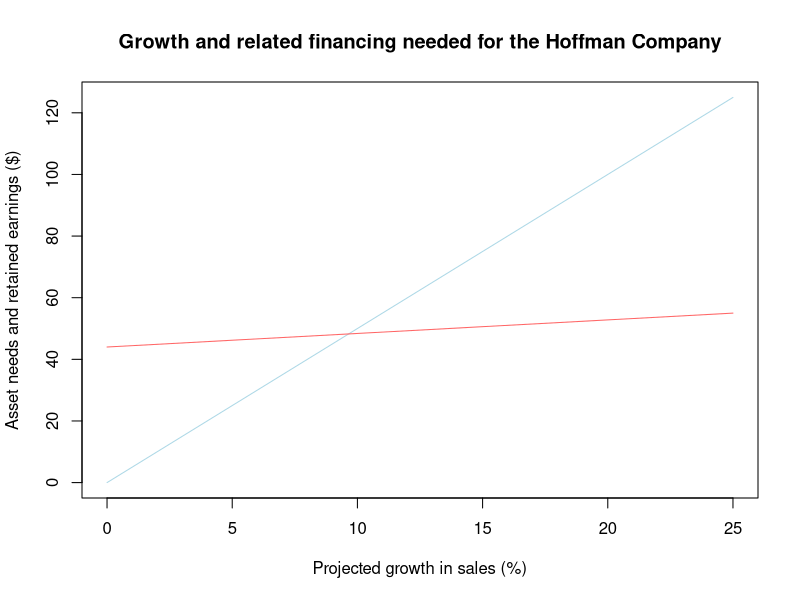

The R script that drew this image: (Note: this script raises an error after producing the figure.)
## ---- chunk 1
require(kableExtra)
require(dplyr)
knitr::opts_chunk$set(echo = TRUE)
options(scipen = 999)
pretty <- function(x) format(x, big.mark=",")
## ---- chunk 2
computerfield <- new.env()
computerfield$is <- matrix(c(1000, 800, 200), ncol=1)
rownames(computerfield$is) <- c("Sales", "Costs", "Net income")

knitr::kable(pretty(computerfield$is), align = "lr",
             caption="Computerfield corporation, income statement") %>%
    add_indent(c(3))
## ---- chunk 3
computerfield$bs <- matrix(c(500, 500, 250, 250, 500), ncol=1)
rownames(computerfield$bs) <- c("Assets", "Total Assets", "Debt", "Equity",
                                "Total Debt and Equity")

knitr::kable(pretty(computerfield$bs),
      align = "lr", caption="Computerfield Corporation balance sheet") %>%
    kable_styling(bootstrap_options="striped", full_width=F) %>%
    pack_rows("Assets", 1, 2, bold=T, background="#f2f2f2") %>%
    pack_rows("Debt and Equity", 3, 5, bold=T, background="#D3E4CD") %>%
    add_indent(c(2, 5))
## ---- chunk 4
computerfield$is.proforma <- computerfield$is
computerfield$is.proforma <- computerfield$is * 1.2
knitr::kable(pretty(computerfield$is.proforma), align="lr",
    caption="Computerfield corporation, pro forma income statement") %>%
  add_indent(c(3))
## ---- chunk 5
computerfield$bs.proforma <- computerfield$bs
computerfield$bs.proforma <- computerfield$bs * 1.2
rownames(computerfield$bs.proforma) <-
    c("Assets (+100)", "Total Assets (+100)", "Debt (+50)",
      "Equity (+50)", "Total Debt and Equity (+100)")
knitr::kable(computerfield$bs.proforma, align = "lr",
      caption="Computerfield Corporation pro forma balance sheet") %>%
    kable_styling(bootstrap_options="striped", full_width=F) %>%
    pack_rows("Assets", 1, 2, bold=T, background="#f2f2f2") %>%
    pack_rows("Debt and Equity", 3, 5, bold=T, background="#D3E4CD") %>%
    add_indent(c(2, 5))
## ---- chunk 6
computerfield$bs.proforma.alt <- computerfield$bs
computerfield$bs.proforma.alt <- matrix(c(600, 600, 110, 490, 600), ncol=1)
rownames(computerfield$bs.proforma.alt) <-
    c("Assets (+100)", "Total Assets (+100)", "Debt (-140)",
      "Equity (+240)", "Total Debt and Equity (+100)")
knitr::kable(pretty(computerfield$bs.proforma.alt), align = "lr",
      caption="Computerfield Corporation alternate pro forma balance sheet") %>%
    kable_styling(bootstrap_options="striped", full_width=F) %>%
    pack_rows("Assets", 1, 2, bold=T, background="#f2f2f2") %>%
    pack_rows("Debt and Equity", 3, 5, bold=T, background="#D3E4CD") %>%
    add_indent(c(2, 5))
## ---- chunk 7
rosengarten <- new.env()
rosengarten$growth.rate <- .25
rosengarten$is <- matrix(c(1000, 800, 200, 68, 132, 44, 88), ncol=1)
rownames(rosengarten$is) <- c("Sales", "Costs", "Taxable income", "Taxes (34%)",
                              "Net income", "Dividends",
                              "Addition to retained earnings")
knitr::kable(pretty(rosengarten$is),
      col.names=c("Item", "Amount ($)"), align="lr",
      caption="Rosengarten Corporation income statement") %>%
    kable_styling(bootstrap_options="striped", full_width=F) %>%
    add_indent(c(5))
## ---- chunk 8
rosengarten$is.proforma <- matrix(
    rosengarten$is[1:5,] * (1 + rosengarten$growth.rate), ncol=1)
rownames(rosengarten$is.proforma) <-
    c("Sales (projected)", "Costs", "Taxable income",
      "Taxes (34%)", "Net income")
knitr::kable(pretty(rosengarten$is.proforma), align = "lr",
     caption="Rosengarten Corporation pro forma income statement") %>%
   kable_styling(bootstrap_options="striped", full_width=F) %>%
   add_indent(c(5))
## ---- chunk 9
rosengarten$dividend.ratio <- .3333
## ---- chunk 10
rosengarten$bs <- matrix(c(160, 440, 600, 1200, 1800, 3000, 300, 100,
                           400, 800, 800, 1000, 1800, 3000), ncol=1)
rownames(rosengarten$bs) <- c("Cash", "Accounts receivable", "Inventory",
                              "Total current assets", "Net plant and equipment",
                              "Total assets", "Accounts payable",
                              "Notes payable", "Total current liabilities",
                              "Long-term debt",
                              "Common stock and paid-in surplus",
                              "Retained earnings", "Total equity",
                              "Total liabilities and owners' equity")
rosengarten$bs.pct.of.sales <- c(.16, .44, .60, 1.2, 1.8, 3, .3,
                                 NA, NA, NA, NA, NA, NA, NA)
rosengarten$bs <- cbind(rosengarten$bs, rosengarten$bs.pct.of.sales)

knitr::kable(pretty(rosengarten$bs),
     col.names=c("", "Amount ($)", "% of sales"), align="lrr",
     caption="Rosengarten Corporation balance sheet") %>%
   kable_styling(bootstrap_options="striped", full_width=F) %>%
   pack_rows("Current assets", 1, 4, bold=T, background="#f2f2f2") %>%
   pack_rows("Fixed assets", 5, 5, bold=T, background="#D3E4CD") %>%
   pack_rows("Current liabilities", 7, 9, bold=T, background="#FAD4D4") %>%
   pack_rows("Owners' equity", 11, 13, bold=T, background="#D9E4EC") %>%
   row_spec(5, extra_latex_after = "\\addlinespace") %>%
   row_spec(6, extra_latex_after = "\\addlinespace") %>%
   row_spec(13, extra_latex_after = "\\addlinespace") %>%
   add_indent(c(4, 9, 13))
## ---- chunk 11
tmp <- matrix(rosengarten$bs[,1], ncol=1)
rownames(tmp) <- rownames(rosengarten$bs)
rosengarten$bs.proforma <- tmp
rosengarten$bs.proforma[1:7] <- tmp * (1 + rosengarten$growth.rate)
rosengarten$bs.proforma["Total current liabilities",] <-
    rosengarten$bs.proforma["Accounts payable",] +
    rosengarten$bs.proforma["Notes payable",]
rosengarten$bs.proforma["Retained earnings",] <-
    tmp["Retained earnings",] +
    rosengarten$is.proforma["Net income",] * (1 - rosengarten$dividend.ratio)
rosengarten$bs.proforma["Total equity",] <-
    tmp["Total equity",] +
    rosengarten$is.proforma["Net income",] * (1 - rosengarten$dividend.ratio)
rosengarten$bs.proforma["Total liabilities and owners' equity",] <-
    rosengarten$bs.proforma["Total current liabilities",] +
    rosengarten$bs.proforma["Long-term debt",] +
    rosengarten$bs.proforma["Total equity",]
rosengarten$bs.proforma.efn <-
    rosengarten$bs.proforma["Total assets",] -
    rosengarten$bs.proforma["Total liabilities and owners' equity",]
rosengarten$bs.proforma.delta <- c(rosengarten$bs.proforma - rosengarten$bs[,1],
                                   rosengarten$bs.proforma.efn)
rosengarten$bs.proforma <- rbind(rosengarten$bs.proforma,
                                 rosengarten$bs.proforma.efn)
rosengarten$bs.proforma <- cbind(rosengarten$bs.proforma,
                                 rosengarten$bs.proforma.delta)
rownames(rosengarten$bs.proforma) <- c(rownames(rosengarten$bs),
                                       "External financing needed")
knitr::kable(pretty(round(rosengarten$bs.proforma)),
     col.names=c("Item", "Amount ($)", "Change from current year"), align="lrr",
     caption="Rosengarten Corporation pro forma balance sheet") %>%
   kable_styling(bootstrap_options="striped", full_width=F) %>%
   pack_rows("Current assets", 1, 4, bold=T, background="#f2f2f2") %>%
   pack_rows("Fixed assets", 5, 5, bold=T, background="#D3E4CD") %>%
   pack_rows("Current liabilities", 7, 9, bold=T, background="#FAD4D4") %>%
   pack_rows("Owners' equity", 11, 13, bold=T, background="#D9E4EC") %>%
   row_spec(5, extra_latex_after = "\\addlinespace") %>%
   row_spec(6, extra_latex_after = "\\addlinespace") %>%
   row_spec(13, extra_latex_after = "\\addlinespace") %>%
   add_indent(c(4, 9, 13))
## ---- chunk 12
tmp <- matrix(rosengarten$bs.proforma[-nrow(rosengarten$bs.proforma),1], ncol=1)
rownames(tmp) <- rownames(rosengarten$bs.proforma)[-15]
rosengarten$bs.scenario <- round(tmp)
rosengarten$bs.scenario["Notes payable",] <- 
    rosengarten$bs.scenario["Notes payable",] +
    225
rosengarten$bs.scenario["Total current liabilities",] <-
    rosengarten$bs.scenario["Total current liabilities",] +
    225
rosengarten$bs.scenario["Long-term debt",] <-
    rosengarten$bs.scenario["Long-term debt",] +
    340
rosengarten$bs.scenario["Total liabilities and owners' equity",] <-
    rosengarten$bs.scenario["Total current liabilities",] +
    rosengarten$bs.scenario["Long-term debt",] +
    rosengarten$bs.scenario["Total equity",]
rosengarten$bs.scenario.delta <-
    round(rosengarten$bs.scenario - rosengarten$bs[,1])
rosengarten$bs.scenario <- cbind(rosengarten$bs.scenario,
                                 rosengarten$bs.scenario.delta)
knitr::kable(pretty(rosengarten$bs.scenario),
     col.names=c("Item", "Amount ($)", "Change from current year"), align="lrr",
     caption="Rosengarten Corporation pro forma balance sheet") %>%
   kable_styling(bootstrap_options="striped", full_width=F) %>%
   pack_rows("Current assets", 1, 4, bold=T, background="#f2f2f2") %>%
   pack_rows("Fixed assets", 5, 5, bold=T, background="#D3E4CD") %>%
   pack_rows("Current liabilities", 7, 9, bold=T, background="#FAD4D4") %>%
   pack_rows("Owners' equity", 11, 13, bold=T, background="#D9E4EC") %>%
   row_spec(5, extra_latex_after = "\\addlinespace") %>%
   row_spec(6, extra_latex_after = "\\addlinespace") %>%
   row_spec(13, extra_latex_after = "\\addlinespace") %>%
   add_indent(c(4, 9, 13))
## ---- chunk 13
hoffman <- new.env()
hoffman$is <- matrix(c(500, 400, 100, 34, 66, 22, 44), ncol=1)
hoffman$is.accounts <- c("Sales", "Costs", "Taxable income", "Taxes (34%)",
                         "Net income", "Dividend",
                         "Additions to retained earnings")
rownames(hoffman$is) <- hoffman$is.accounts
knitr::kable(pretty(hoffman$is),
             caption="Hoffman Company income statement") %>%
    add_indent(c(6,7))

hoffman$bs <- data.frame(
  Category = c("Current assets", "Net fixed assets", "Total assets",
               "Total debt", "Owners' equity",
               "Total liabilities and owners' equity"),
  Amount = c(200, 300, 500, 250, 250, 500),
  pctSales = c(.4, .6, 1, NA, NA, NA)
)

knitr::kable(pretty(hoffman$bs),
     col.names=c("Item", "Amount ($)", "% of sales"), align="lrr",
     caption="Hoffman Corporation balance sheet") %>%
   kable_styling(bootstrap_options="striped", full_width=F) %>%
   pack_rows("Assets", 1, 3, bold=T, background="#f2f2f2") %>%
   pack_rows("Liabilities and Owners' Equity", 4, 6, bold=T,
             background="#D3E4CD") %>%
   row_spec(3, extra_latex_after = "\\addlinespace") %>%
   add_indent(c(3,6))
## ---- chunk 14
hoffman$is.proforma <- hoffman$is * 1.2
knitr::kable(pretty(hoffman$is),
             caption="Hoffman Company pro forma income statement")

hoffman$bs.proforma <- data.frame(
  Category = c(hoffman$bs$Category),
  #          Assets all vary with sales;    Total Debt unchanged
  Amount = c(hoffman$bs$Amount[1:3] * 1.2, hoffman$bs$Amount[4],
  #           Add addition to retained earnings to owners' equity
              hoffman$bs$Amount[5] + hoffman$is.proforma[7, 1],
  #           Do the same with total liabilities and owners' equity
              hoffman$bs$Amount[6] + hoffman$is.proforma[7, 1]),
  pctSales = hoffman$bs$pctSales
)
efn <- hoffman$bs.proforma[3,2] - hoffman$bs.proforma[6,2]
hoffman$bs.proforma <- rbind(hoffman$bs.proforma,
  c("External financing needed", efn, NA))

knitr::kable(pretty(hoffman$bs.proforma),
     col.names=c("Item", "Amount ($)", "% of sales"), align="lrr",
     caption="Hoffman Corporation pro forma balance sheet") %>%
   kable_styling(bootstrap_options="striped", full_width=F) %>%
   pack_rows("Assets", 1, 3, bold=T, background="#f2f2f2") %>%
   pack_rows("Liabilities and Owners' Equity", 4, 6, bold=T,
             background="#D3E4CD") %>%
   row_spec(c(3,6), extra_latex_after = "\\addlinespace") %>%
   add_indent(c(3,6))
## ---- chunk 15
efn <- new.env()
efn$sales.growth <- c(0, .05, .1, .15, .20, .25)
efn$assets.increase <- 500 * efn$sales.growth
efn$addition.retained.earnings <- 44 + (44 * efn$sales.growth)
efn$efn <- (500 + efn$assets.increase) - (500 + efn$addition.retained.earnings)
# We assume that all needed funds are borrowed
efn$de.ratio <- round((250 + efn$efn) /
                      (250 + efn$addition.retained.earnings),2)
efn$growth.table <- data.frame(
  Sales.Growth = efn$sales.growth,
  Assets.Increase = efn$assets.increase,
  Addition.Retained.Earnings = efn$addition.retained.earnings,
  External.Financing.Needed = efn$efn,
  DE.Ratio = efn$de.ratio
)
efn$gt.cols <- c("Projected Sales Growth", "Increase in Assets Required",
                 "Addition to Retained Earnings",
                 "External Financing Needed, EFN",
                 "Projected Debt-Equity Ratio")
knitr::kable(efn$growth.table, col.names=efn$gt.cols)
## ---- chunk 16
plot(efn$sales.growth*100, efn$assets.increase, type="l",
     xlab="Projected growth in sales (%)",
     ylab="Asset needs and retained earnings ($)",
     col="lightblue",
     main="Growth and related financing needed for the Hoffman Company")
lines(efn$sales.growth*100, efn$addition.retained.earnings,
      col="#FF6666")
## ---- chunk 17
ex3.4 <- new.env()

ex3.4$lowes <- c(48.8, 3.2, 2.0, 0.7, 1.6, 6.5, 33.7, 25, 1.3, 18.1)
ex3.4$home.depot <- c(68.0, 5.8, 3.3, 0.5, 1.6, 8.7, 40.1, 37, 1.6, 18.9)

ex3.4$rows <- c("Sales", "EBIT", "Net income", "Cash", "Depreciation",
                "Interest bearing debt", "Total assets", "Price per share",
                "Shares outstanding", "Shareholder equity")
ex3.4$col <- c("Lowe's Company, Inc.", "The Home Depot, Inc.")

ex3.4$tbl <- matrix(c(ex3.4$lowes, ex3.4$home.depot), ncol=2)
rownames(ex3.4$tbl) <- ex3.4$rows
colnames(ex3.4$tbl) <- ex3.4$col
knitr::kable(ex3.4$tbl, align="cc")

ex3.4$equity.multiplier <- round(ex3.4$tbl["Total assets",] /
    ex3.4$tbl["Shareholder equity",],1)
ex3.4$total.asset.turnover <- round(ex3.4$tbl["Sales",] /
    ex3.4$tbl["Total assets",],1)
ex3.4$profit.margin <- round(ex3.4$tbl["Net income",] /
    ex3.4$tbl["Sales",],3)
ex3.4$roe <- round(ex3.4$tbl["Net income",] /
    ex3.4$tbl["Shareholder equity",],3)
ex3.4$market.capitalization <- round(ex3.4$tbl["Price per share",] *
    ex3.4$tbl["Shares outstanding",],1)
ex3.4$enterprise.value <- round(ex3.4$market.capitalization +
    ex3.4$tbl["Interest bearing debt",] - ex3.4$tbl["Cash",],1)
ex3.4$eps <- round(ex3.4$tbl["Net income",] / 
    ex3.4$tbl["Shares outstanding",],2)
ex3.4$pe.multiple <- round(ex3.4$tbl["Price per share",] / ex3.4$eps,1)
ex3.4$ebitda <- round(ex3.4$tbl["EBIT",] + ex3.4$tbl["Depreciation",],1)
ex3.4$ev.multiple <- round(ex3.4$enterprise.value / ex3.4$ebitda,1)
## ---- chunk 18
ex3.5 <- new.env()
ex3.5$is.proforma <- matrix(c(606.8, 485.4, 121.4, 41.3, 80.1, 26.7, 53.4),
                            ncol=1)
ex3.5$is.rows <- c("Sales (Projected)", "Costs (80% of sales)",
                   "Taxable income", "Taxes (34%)", "Net income",
                   "Dividends", "Addition to retained earnings")
rownames(ex3.5$is.proforma) <- ex3.5$is.rows
knitr::kable(ex3.5$is.proforma,
    caption="Hoffman Company pro forma income statement") %>%
  add_indent(c(6,7))
## ---- chunk 19
ex3.5$bs.cols <- c("$", "% of sales")
ex3.5$bs.assets <- matrix(c(242.7, 364.1, 606.8, .4, .6, 1), ncol=2)
ex3.5$bs.assets.rows <- c("Current assets", "Net fixed assets", "Total assets")
rownames(ex3.5$bs.assets) <- ex3.5$bs.assets.rows
colnames(ex3.5$bs.assets) <- ex3.5$bs.cols
ex3.5$bs.lande <- matrix(c(250.0, 303.4, 553.4, 53.4, NA, NA, NA, NA), ncol=2)
ex3.5$bs.lande.rows <- c("Total debt", "Owners' equity",
  "Total liabilities and owners' equity", "External financing needed")
rownames(ex3.5$bs.lande) <- ex3.5$bs.lande.rows
colnames(ex3.5$bs.lande) <- ex3.5$bs.cols
ex3.5$bs.display <- list(ex3.5$bs.assets, ex3.5$bs.lande)
knitr::kable(ex3.5$bs.display,
    caption="Hoffman Company pro forma balance sheet", align="cc") %>%
  add_indent(c(3)) %>%
  kable_styling(latex_options = "HOLD_position")
## ---- chunk 20
p1 <- new.env()
p1$equity.multiplier <- 1.55
p1$total.asset.turnover <- 1.75
p1$profit.margin <- .043
p1$roe <- p1$profit.margin * p1$total.asset.turnover * p1$equity.multiplier
## ---- chunk 21
p2 <- new.env()
p2$de.ratio <- .8
p2$roa <- .097
p2$total.equity <- 735000
p2$equity.multiplier <- 1 + p2$de.ratio
p2$roe <- p2$roa * p2$equity.multiplier
p2$net.income <- p2$roe * p2$total.equity
## ---- chunk 22
p3 <- new.env()
p3$assets <- 1310
p3$de.ratio <- 1.2
p3$roe <- .15
p3$net.income <- (p3$roe * p3$assets)/(1 + p3$de.ratio)
## ---- chunk 23
p4 <- new.env()

p4$is <- data.frame(
    Category = c("Sales", "Costs", "taxable income",
                 "Taxes (34%)", "Net income"),
    Amount = c(37300, 25800, 11500, 3910, 7590)
)

p4$bs <- data.frame(
    Category =  c("Assets", "Debt", "Equity"),
    Amount = c(127000, 30500, 96500)
)

knitr::kable(p4$is, caption="Income Statement")
knitr::kable(p4$bs, caption="Balance Sheet")

p4$dividend <- 2500
p4$projected.sales <- 42300
p4$payout.ratio <- p4$dividend / p4$is$Amount[5]
p4$growth.rate <- (p4$projected.sales - p4$is$Amount[1]) / p4$is$Amount[1]
p4$projected.assets <- p4$bs$Amount[1] * (1 + p4$growth.rate)
p4$projected.net.income <- p4$is$Amount[5] * (1 + p4$growth.rate)
p4$addition.to.retained.earnings <- p4$projected.net.income *
                                     (1 - p4$payout.ratio)
p4$projected.equity <- p4$bs$Amount[3] + p4$addition.to.retained.earnings
p4$efn <- p4$projected.assets - (p4$bs$Amount[2] + p4$projected.equity)
## ---- chunk 24
pct.inc.sales <- 42300/37300
payout.ratio <- 2500/7590
assets.proforma <- 127000 * pct.inc.sales
netincome.proforma <- 7590 * pct.inc.sales
retained.earnings.proforma <- netincome.proforma*(1-payout.ratio)
equity.proforma <- 96500 + retained.earnings.proforma
efn <- assets.proforma - (30500 + equity.proforma)
## ---- chunk 25
p5 <- new.env()
p5$is <- matrix(c(54000, 39300, 14700, 4998, 9702), ncol=1)
row.names(p5$is) <- c("Sales", "Costs", "Taxable income",
                      "Taxes (34%)", "Net income")
p5$bs <- matrix(c(31000, 118000, 149000, 68000, 81000, 149000), ncol = 1)
row.names(p5$bs) <- c("Current assets", "Fixed assets", "Total Assets",
                      "Long-term debt", "Equity", "Debt and Equity")
knitr::kable(p5$is, caption="Income Statement")
knitr::kable(p5$bs, caption="Balance Sheet")
## ---- chunk 26
p5$payout.ratio <- .3
p5$de.ratio <- as.numeric(p5$bs["Long-term debt",]) /
               as.numeric(p5$bs["Equity",])
p5$roe <- as.numeric(p5$is["Net income",]) /
          as.numeric(p5$bs["Equity",])
p5$plow.back <- 1 - p5$payout.ratio
p5$sgr <- (p5$roe * p5$plow.back) / (1 - p5$roe * p5$plow.back)
## ---- chunk 27
p5$retention.ratio <- 0.70
p5$debt.to.equity.ratio <- 68000/81000
p5$roe <- 9702/81000
p5$sgr <- p5$roe * p5$retention.ratio
cat("Maximum increase in sales:", p5$max.inc.sales <- 54000 * p5$sgr)
cat("Projected Total Sales:", p5$projected.sales <- 54000 + p5$max.inc.sales)
## ---- chunk 28
p6 <- new.env()
p6$roe <- .13
p6$payout.ratio <- .2
p6$sgr <- (p6$roe * (1 - p6$payout.ratio)) /
          (1 - p6$roe * (1 - p6$payout.ratio))
## ---- chunk 29
p7 <- new.env()
p7$total.asset.turnover <- 2.2
p7$profit.margin <- .074
p7$equity.multiplier <- 1.4
p7$payout.ratio <- .4
p7$roa <- p7$profit.margin * p7$total.asset.turnover
p7$roe <- p7$roa * p7$equity.multiplier
p7$sgr <- p7$roe * (1 - p7$payout.ratio)
## ---- chunk 30
p8 <- new.env()
p8$is <- matrix(c(6500, 5320, 1180), ncol=1)
row.names(p8$is) <- c("Sales", "Costs", "Net income")
p8$bs <- matrix(c(17400, 17400, 8400, 9000, 17400), ncol=1)
row.names(p8$bs) <- c("Assets", "Total Assets", "Debt", "Equity", "Debt and Equity")
knitr::kable(p8$is, caption="Income Statement")
knitr::kable(p8$bs, caption="Balance Sheet")
## ---- chunk 31
p8$projected.sales <- 7280
p8$growth <- p8$projected.sales / as.numeric(p8$is["Sales",])
p8$projected.assets <- as.numeric(p8$bs["Assets",]) * p8$growth
p8$projected.net.income <- as.numeric(p8$is["Net income",]) * p8$growth
p8$projected.equity <- as.numeric(p8$bs["Equity",]) + p8$projected.net.income
p8$efn <- p8$projected.assets - (as.numeric(p8$bs["Debt",])
                              + p8$projected.equity)
## ---- chunk 32
options(digits=5)
p9 <- new.env()

p9$projected.sales <- 420
p9$sales.growth <- .1
p9$current.assets.pct.of.sales <- .2
p9$fixed.assets.pct.of.sales <- .75
p9$short.term.debt.pct.of.sales <- .15
p9$long.term.debt <- 120
p9$dividend.payout <- .3
p9$equity.par.value <- 48
p9$profit.margin <- .09

p9$sales <- p9$projected.sales / (1 + p9$sales.growth)

# Current variables
p9$current <- matrix(p9$sales * c(
    p9$current.assets.pct.of.sales,
    p9$fixed.assets.pct.of.sales,
    p9$short.term.debt.pct.of.sales), ncol=1)
rownames(p9$current) <- c(
    "Current assets",
    "Fixed assets",
    "Short-term debt")
p9$current.total.assets <- sum(p9$current[1:2,])
p9$current.total.liabilities <- as.numeric(p9$current[3,]) + p9$long.term.debt
p9$current.net.income <- p9$profit.margin * p9$sales
p9$current.retained.earnings <- p9$current.net.income *
  (1 - p9$dividend.payout)
p9$current.equity <- p9$current.total.assets - p9$current.total.liabilities

# Projected variables
p9$projected <- matrix(p9$projected.sales * c(
    p9$current.assets.pct.of.sales,
    p9$fixed.assets.pct.of.sales,
    p9$short.term.debt.pct.of.sales), ncol=1)
rownames(p9$projected) <- c(
    "Current assets",
    "Fixed assets",
    "Short-term debt")
p9$projected.total.assets <- sum(p9$projected[1:2,])
p9$projected.total.liabilities <- p9$projected[3,] + p9$long.term.debt
p9$projected.net.income <- p9$profit.margin * p9$projected.sales
p9$projected.retained.earnings <- p9$projected.net.income *
  (1 - p9$dividend.payout)
p9$projected.equity <- p9$current.equity + p9$projected.retained.earnings

p9$total.available.financing <- p9$projected["Short-term debt",] +
    p9$long.term.debt + p9$projected.equity

p9$efn <- p9$projected.total.assets - p9$total.available.financing
## ---- chunk 33
p10 <- new.env()
p10$roe <- .131
p10$payout.ratio <- .4
p10$sgr <- (p10$roe * (1 - p10$payout.ratio)) /
           (1 - p10$roe * (1 - p10$payout.ratio))
## ---- chunk 34
p11 <- new.env()
p11$total.debt.ratio <- c(.35, .55)
p11$roa <- c(.09, .07)
p11$de.ratio <- (1 - p11$total.debt.ratio)
p11$equity.multiplier <- 1 + p11$de.ratio
p11$roe <- p11$roa * p11$equity.multiplier
## ---- chunk 35
p12 <- new.env()
p12$net.loss.pd <- 37543
p12$sales.pd <- 345182
p12$sales.us <- 559725
p12$profit.margin <- - p12$net.loss.pd / p12$sales.pd
p12$pd.us <- p12$sales.us / p12$sales.pd
p12$net.loss.us <- p12$net.loss.pd * p12$pd.us
## ---- chunk 36
p13 <- new.env()
p13$is <- matrix(c(30400000, 26720000, 3680000, 1288000,
                   2392000, 956800, 1435200),
                 ncol=1)
row.names(p13$is) <- c("Sales", "Costs", "Taxable income", "Taxes",
                       "Net income", "Dividends",
                       "Addition to retained earnings")

knitr::kable(pretty(p13$is), caption="Income Statement") %>%
    kable_styling(latex_options = "HOLD_position")
## ---- chunk 37
p13$bs.assets <- c(7200000, 17600000)
p13$bs.liabilities.and.equity <- c(6400000, 4800000, 3200000, 10400000)
p13$bs.total.assets <- sum(p13$bs.assets)
p13$bs.total.liabilities <- sum(p13$bs.liabilities.and.equity[1:2])
p13$bs.total.equity <- sum(p13$bs.liabilities.and.equity[3:4])
p13$bs.total.liabilities.and.equity <- sum(p13$bs.liabilities.and.equity)
p13$bs <- matrix(c(p13$bs.assets, p13$bs.total.assets,
                   p13$bs.liabilities.and.equity, p13$bs.total.equity,
                   p13$bs.total.liabilities.and.equity), ncol=1)
rownames(p13$bs) <- c("Current assets", "Fixed assets", "Total assets",
                      "Short-term debt", "Long-term debt", "Common stock",
                      "Accumulated retained earnings", "Total equity",
                      "Total liabilities and equity")
knitr::kable(pretty(p13$bs), caption="Balance Sheet") %>%
    pack_rows("Assets", 1, 2) %>%
    pack_rows("Liabilities", 4, 5) %>%
    pack_rows("Stockholders' equity", 6, 8) %>%
    add_indent(8) %>%
    row_spec(c(2, 3, 7, 8),
             extra_latex_after = "\\addlinespace") %>%
    kable_styling(latex_options = "HOLD_position")
## ---- chunk 38
p13$pct.sales.inc <- .15
p13$sales <- as.numeric(p13$is["Sales",])
p13$delta.sales <- p13$sales * p13$pct.sales.inc
p13$projected.sales <- p13$sales + p13$delta.sales
p13$short.term.debt <- as.numeric(p13$bs["Short-term debt",])
p13$capital.intensity.ratio <- as.numeric(p13$bs.total.assets) / p13$sales
p13$profit.margin <- as.numeric(p13$is["Net income",]) / p13$sales
p13$dividend.payout.ratio <- as.numeric(p13$is["Dividends",]) /
                              as.numeric(p13$is["Net income",])
p13$retention.ratio <- 1 - p13$dividend.payout.ratio
p13$efn  <- p13$capital.intensity.ratio * p13$delta.sales -
            p13$short.term.debt / p13$sales * p13$delta.sales -
            p13$profit.margin * p13$projected.sales * p13$retention.ratio
## ---- chunk 39
p13$bs.assets.pro.forma <- p13$bs.assets * 1.15
p13$bs.total.assets.pro.forma <- sum(p13$bs.assets.pro.forma)
p13$bs.short.term.debt.pro.forma <- as.numeric(p13$bs["Short-term debt",]) * 1.15
p13$bs.total.liabilities.pro.forma <- p13$bs.short.term.debt.pro.forma +
                                       as.numeric(p13$bs["Long-term debt",])
p13$bs.accumulated.retained.earnings.pro.forma <-
    as.numeric(p13$bs["Accumulated retained earnings",]) +
    as.numeric(p13$is["Addition to retained earnings",]) * 1.15
p13$bs.total.equity.pro.forma <- as.numeric(p13$bs["Common stock",]) +
                              p13$bs.accumulated.retained.earnings.pro.forma
p13$bs.total.liabilities.and.equity.pro.forma <-
    p13$bs.total.liabilities.pro.forma +
    p13$bs.total.equity.pro.forma
p13$bs.pro.forma <- matrix(c(p13$bs.assets.pro.forma,
                             p13$bs.total.assets.pro.forma,
                             p13$bs.short.term.debt.pro.forma,
                             p13$bs["Long-term debt",],
                             p13$bs["Common stock",],
                             p13$bs.accumulated.retained.earnings.pro.forma,
                             p13$bs.total.equity.pro.forma,
                             p13$bs.total.liabilities.and.equity.pro.forma,
                             p13$efn),
                           ncol=1)
rownames(p13$bs.pro.forma) <- c("Current assets", "Fixed assets",
                                "Total assets", "Short-term debt",
                                "Long-term debt", "Common stock",
                                "Accumulated retained earnings", "Total equity",
                                "Total liabilities and equity",
                                "External financing needed")
knitr::kable(pretty(p13$bs.pro.forma),
             caption="Pro Forma Balance Sheet") %>%
    pack_rows("Assets", 1, 2) %>%
    pack_rows("Liabilities", 4, 5) %>%
    pack_rows("Stockholders' equity", 6, 8) %>%
    add_indent(8) %>%
    row_spec(c(2, 3, 7, 8),
             extra_latex_after = "\\addlinespace") %>%
    kable_styling(latex_options = "HOLD_position")
## ---- chunk 40
p13$roe <- as.numeric(p13$is["Net income",]/p13$bs["Total equity",])
p13$sustainable.growth.rate <- (p13$roe * p13$retention.ratio) /
                                (1 - p13$roe * p13$retention.ratio)
## ---- chunk 41
p14 <- new.env()
p14$net.income <- 265000
p14$profit.margin <- .093
p14$accounts.receivable <- 145300
p14$pct.sales.on.credit <- .8
p14$sales <- p14$net.income / p14$profit.margin
p14$sales.on.credit <- p14$sales * p14$pct.sales.on.credit
p14$receivables.turnover <- round(p14$sales.on.credit /
                                  p14$accounts.receivable, 1)
p14$days.sales.in.receivables <- round(365 / p14$receivables.turnover, 1)
## ---- chunk 42
p15 <- new.env()
p15$lt.debt.asset.ratio <- .35
p15$current.ratio <- 1.25
p15$current.liabilities <- 950
p15$sales <- 5780
p15$profit.margin <- .094
p15$roe <- .182
p15$current.assets <- p15$current.ratio * p15$current.liabilities
p15$net.income <- p15$profit.margin * p15$sales
p15$equity <- round(p15$net.income / p15$roe, 2)
p15$total.assets <- round((p15$current.liabilities + p15$equity) /
                          (1 - p15$lt.debt.asset.ratio), 2)
p15$fixed.assets <- p15$total.assets - p15$current.assets
p15$fixed.assets2 <- p15$current.liabilities / (1 - p15$lt.debt.asset.ratio) +
                     p15$equity / (1 - p15$lt.debt.asset.ratio) -
                     p15$current.assets
## ---- chunk 43
p16 <- new.env()
p16$net.income <- 8320
p16$tax.rate <- .34
p16$interest <- 1940
p16$depreciation <- 2730
p16$taxable.income <- round(p16$net.income / (1 - p16$tax.rate), 2)
p16$ebitda <- p16$taxable.income + p16$interest + p16$depreciation
p16$cash.coverage.ratio <- round(p16$ebitda / p16$interest, 2)
## ---- chunk 44
p18 <- new.env()
p18$bs.assets <- matrix(c(8014, 20453, 36822, 65289, 215370, 280659,
                          9954, 22937, 41797, 74688, 243340, 318028), ncol=2)

p18$account.names <- c("Cash", "Accounts receivable", "Inventory",
                       "Total current assets", "Net plant and equipment",
                       "Total assets", "Accounts payable", "Notes payable",
                       "Total current liabilities", "Long-term debt",
                       "Common stock and paid-in surplus", "Retained earnings",
                       "Total owners' equity",
                       "Total liabilities and owners' equity")
p18$years <- c("2011", "2012")

p18$bs.liabilities.equity <- matrix(c(40898, 17464, 58362, 24000, 38000, 160297,
                                      198297, 280659, 45884, 17035, 62919, 31000,
                                      39200, 184909, 224109, 318028), ncol=2)
p18$bs <- rbind(p18$bs.assets, p18$bs.liabilities.equity)
colnames(p18$bs) <- p18$years
rownames(p18$bs) <- p18$account.names
knitr::kable(p18$bs,
             caption="Jarrow Corporation 2011 and 2012 Balance Sheets") %>%
    pack_rows("Assets", 1, 6) %>%
    pack_rows("Current assets", 1, 4) %>%
    pack_rows("Fixed assets", 5, 5) %>%
    pack_rows("Liabilities and Owners' Equity", 7, 14) %>%
    pack_rows("Current liabilities", 7, 9) %>%
    pack_rows("Owners' equity", 11, 13) %>%
    row_spec(c(3, 4, 5, 6, 8, 9, 11, 12, 13, 14),
             extra_latex_after = "\\addlinespace") %>%
    add_indent(c(4, 9, 13)) %>%
    kable_styling(latex_options = "HOLD_position")
## ---- chunk 45
p18$tmp <- round(p18$bs / p18$bs[,1], 2)
p18$bs.common.base <- matrix(p18$tmp[,2], ncol=1)
rownames(p18$bs.common.base) <- p18$account.names
colnames(p18$bs.common.base) <- "2011 -> 2012 Change"
p18$caption="Jarrow Corporation Common-base balance sheet base year 2011"
knitr::kable(p18$bs.common.base, caption=p18$caption) %>%
    pack_rows("Assets", 1, 6) %>%
    pack_rows("Current assets", 1, 4) %>%
    pack_rows("Fixed assets", 5, 5) %>%
    pack_rows("Liabilities and Owners' Equity", 7, 14) %>%
    pack_rows("Current liabilities", 7, 9) %>%
    pack_rows("Owners' equity", 11, 13) %>%
    row_spec(c(3, 4, 5, 6, 8, 9, 11, 12, 13, 14),
             extra_latex_after = "\\addlinespace") %>%
    add_indent(c(4, 9, 13)) %>%
    kable_styling(latex_options = "HOLD_position")
## ---- chunk 46
p18$bs.common.size <- p18$bs / as.numeric(p18$bs["Total assets",])
p18$pct.change <- as.numeric(p18$bs.common.size[,2] -
                             p18$bs.common.size[,1])
p18$bs.common.size <- cbind(p18$bs.common.size, p18$pct.change)
rownames(p18$bs.common.size) <- p18$account.names
colnames(p18$bs.common.size) <- c(p18$years, "Change %")
p18$caption="Jarrow Corporation Common-size balance sheet base year 2011"
knitr::kable(p18$bs.common.size, caption=p18$caption) %>%
    pack_rows("Assets", 1, 6) %>%
    pack_rows("Current assets", 1, 4) %>%
    pack_rows("Fixed assets", 5, 5) %>%
    pack_rows("Liabilities and Owners' Equity", 7, 14) %>%
    pack_rows("Current liabilities", 7, 9) %>%
    pack_rows("Owners' equity", 11, 13) %>%
    row_spec(c(3, 4, 5, 6, 8, 9, 11, 12, 13, 14),
             extra_latex_after = "\\addlinespace") %>%
    add_indent(c(4, 9, 13)) %>%
    kable_styling(latex_options = "HOLD_position")
## ---- chunk 47
p19 <- new.env()
p19$current.sales <- 725000
p19$operating.capacity <- .9
p19$sales.full.capacity <- p19$current.sales / p19$operating.capacity
p19$sales.increase <- p19$sales.full.capacity - p19$current.sales
## ---- chunk 48
p20 <- new.env()
p20$fixed.assets <- 690000
p20$projected.sales <- 830000
p20$capital.intensity.ratio <-
    round(p20$fixed.assets / p19$sales.full.capacity, 3)
p20$projected.fixed.assets <- p20$projected.sales * p20$capital.intensity.ratio
p20$new.fixed.assets <- p20$projected.fixed.assets - p20$fixed.assets
## ---- chunk 49
p21 <- new.env()

p21$growth.rate <- .2
p21$is <- matrix(c(
    p21$sales <- 836100,
    p21$costs <- 650700,
    p21$other.expenses <- 17100,
    p21$ebit <- 168300,
    p21$interest <- 12600,
    p21$taxable.income <- 155700,
    p21$taxes <- 54495,
    p21$net.income <- p21$taxable.income - p21$taxes,
    p21$dividends <- 30300,
    p21$atre <- 70905), ncol=1)
row.names(p21$is) <- c("Sales", "Costs", "Other expenses",
    "Earnings before interest and taxes", "Interest expense", "Taxable income",
    "Taxes", "Net income", "Dividends", "Addition to retained earnings")

knitr::kable(pretty(p21$is), caption="Income Statement") %>%
    add_indent(c(9, 10)) %>%
    kable_styling(latex_options = "HOLD_position")
## ---- chunk 50
p21$bs.assets <- matrix(c(
    p21$cash <- 24035,
    p21$accounts.receivable <- 38665,
    p21$inventory <- 82555,
    p21$total.current.assets<- p21$cash + p21$accounts.receivable +
        p21$inventory,
    p21$fixed.assets <- 392350,
    p21$total.assets <- p21$total.current.assets + p21$fixed.assets), ncol=1)
row.names(p21$bs.assets) <- c("Cash", "Accounts receivable", "Inventory",
                              "Total current assets", "Fixed assets",
                              "Total assets")

p21$bs.liabilities <- matrix(c(
    p21$accounts.payable <- 64600,
    p21$notes.payable <- 16150,
    p21$total.current.liabilities <- p21$accounts.payable + p21$notes.payable,
    p21$long.term.debt <- 150000,
    p21$total.liabilities <- p21$total.current.liabilities +
                             p21$long.term.debt), ncol=1)
row.names(p21$bs.liabilities) <- c("Accounts payable", "Notes payable",
    "Total current liabilities", "Long-term debt", "Total liabilities")

p21$bs.equity <- matrix(c(
    p21$common.stock <- 130000,
    p21$retained.earnings <- 176855,
    p21$total.equity <- p21$common.stock + p21$retained.earnings), ncol=1)
row.names(p21$bs.equity) <- c("Common stock and paid-in surplus",
                              "Retained earnings", "Total equity")

p21$bs.total.liabilities.and.equity <- matrix(c(
    p21$total.liabilities + p21$total.equity), ncol=1)
row.names(p21$bs.total.liabilities.and.equity) <-
    c("Total liabilities and owners' equity")

p21$bs <- rbind(p21$bs.assets, p21$bs.liabilities,
                p21$bs.equity, p21$bs.total.liabilities.and.equity)

knitr::kable(pretty(p21$bs),
             caption="Balance Sheet") %>%
    pack_rows("Assets", 1, 5) %>%
    pack_rows("Liabilities", 7, 11) %>%
    pack_rows("Owners' equity", 12, 14) %>%
    add_indent(c(4, 9, 11, 14)) %>%
    row_spec(c(4, 11, 14),
             extra_latex_after = "\\addlinespace") %>%
    kable_styling(latex_options = "HOLD_position")
## ---- chunk 51
p21$dividend.payout.ratio <- as.numeric(p21$is["Dividends",] /
                                        p21$is["Net income",])
p21$tax.rate <- as.numeric(p21$is["Taxes",] / p21$is["Taxable income",])

p21$is.proforma <- p21$is
p21$is.proforma[c("Sales", "Costs", "Other expenses",
                  "Earnings before interest and taxes"),] <- p21$is[c(
                  "Sales", "Costs", "Other expenses",
                  "Earnings before interest and taxes"),] *
                  (1 + p21$growth.rate)

p21$taxable.income <- p21$is.proforma["Earnings before interest and taxes",] -
    p21$is.proforma["Interest expense",]

p21$taxes <- p21$taxable.income * p21$tax.rate
p21$net.income <- p21$taxable.income - p21$taxes
p21$dividends <- p21$net.income * p21$dividend.payout.ratio
p21$atre <- p21$net.income * (1 - p21$dividend.payout.ratio)
p21$is.proforma["Taxable income",] <- p21$taxable.income
p21$is.proforma["Taxes",] <- p21$taxes
p21$is.proforma["Net income",] <- p21$net.income
p21$is.proforma["Dividends",] <- p21$dividends
p21$is.proforma["Addition to retained earnings",] <- p21$atre
knitr::kable(pretty(p21$is.proforma),
             caption="Pro Forma Income Statement") %>%
    add_indent(c(9, 10)) %>%
    kable_styling(latex_options = "HOLD_position")
## ---- chunk 52
p21$bs.proforma <- p21$bs
p21$bs.proforma[1:7,] <- p21$bs.proforma[1:7,] * (1 + p21$growth.rate)

p21$bs.proforma["Total current liabilities",] <-
    p21$bs.proforma["Accounts payable",] + p21$bs.proforma["Notes payable",]

p21$bs.proforma["Total liabilities",] <- p21$bs.proforma["Long-term debt",] +
    p21$bs.proforma["Total current liabilities",]

p21$bs.proforma["Retained earnings",] <- p21$bs["Retained earnings",] +
    p21$is.proforma["Addition to retained earnings",]

p21$bs.proforma["Total equity",] <-
    p21$bs.proforma["Common stock and paid-in surplus",] +
    p21$bs.proforma["Retained earnings",]

p21$bs.proforma["Total liabilities and owners' equity",] <-
    p21$bs.proforma["Total liabilities",] + p21$bs.proforma["Total equity",]

p21$bs.diff <- p21$bs.proforma - p21$bs
p21$bs.pf.knitr <- cbind(p21$bs.proforma, p21$bs.diff)
knitr::kable(pretty(p21$bs.pf.knitr),
             col.names=c("Next year", "Change from current year"),
             caption="Pro Forma Balance Sheet") %>%
    pack_rows("Assets", 1, 5) %>%
    pack_rows("Liabilities", 7, 11) %>%
    pack_rows("Owners' equity", 12, 14) %>%
    add_indent(c(4, 9, 11, 14)) %>%
    row_spec(c(4, 11, 14),
             extra_latex_after = "\\addlinespace") %>%
    kable_styling(latex_options = "HOLD_position")

p21$test <- as.numeric(p21$bs.proforma["Total assets",] -
    p21$bs.proforma["Total liabilities and owners' equity",])
## ---- chunk 53
p21$delta.sales <- as.numeric(p21$is["Sales",] * p21$growth.rate) 
p21$cir <- p21$bs["Total assets",] / p21$is["Sales",]
p21$sls <- p21$bs["Accounts payable",] / p21$is["Sales",]
p21$profit.margin <- p21$is["Net income",] / p21$is["Sales",]
p21$retention.ratio <- 1 - p21$dividend.payout.ratio
p21$efn <- as.numeric(p21$cir * p21$delta.sales - p21$sls * p21$delta.sales -
    p21$profit.margin * p21$is.proforma["Sales",] * p21$retention.ratio)
## ---- chunk 54
p22 <- new.env()
p22$capacity.usage <- .8
p22$sales.full.capacity <- as.numeric(p21$is["Sales",]) / .8
p22$cir <- as.numeric(p21$bs.assets["Fixed assets",] /
                       p22$sales.full.capacity)
p22$projected.fixed.assets <- as.numeric(p21$is.proforma["Sales",] * p22$cir)
p22$previous.fixed.assets <- as.numeric(p21$bs.assets["Fixed assets",] *
                              (1 + p21$growth.rate))
p22$diff <- p22$previous.fixed.assets - p22$projected.fixed.assets
p22$efn <- p21$efn - p22$diff
## ---- chunk 55
p23 <- new.env()
p23$is.proforma <- p21$is
p23$is.proforma[1:4,] <- p21$is.proforma[1:4,] * (1 + p21$growth.rate)
p23$is.proforma["Taxable income",] <-
    p23$is.proforma["Earnings before interest and taxes",] -
    p23$is.proforma["Interest expense",]
p23$is.proforma["Taxes",] <- p23$is.proforma["Taxable income",] *
    p21$tax.rate
p23$is.proforma["Net income",] <- p23$is.proforma["Taxable income",] -
    p23$is.proforma["Taxes",]
p23$is.proforma["Dividends",] <- p23$is.proforma["Net income",] *
    p21$dividend.payout.ratio
p23$is.proforma["Addition to retained earnings",] <-
    p23$is.proforma["Net income",] * (1 - p21$dividend.payout.ratio)
knitr::kable(pretty(p23$is.proforma), caption="Pro Forma Income Statement") %>%
    add_indent(c(9, 10)) %>%
    kable_styling(latex_options = "HOLD_position")
## ---- chunk 56
p23$bs.proforma <- p21$bs
p23$bs.proforma[1:6,] <- p23$bs.proforma[1:6,] * (1 + p21$growth.rate)
p23$bs.proforma["Accounts payable",] * (1 + p21$growth.rate)
p23$bs.proforma["Notes payable",] <-
    p23$bs.proforma["Notes payable",] +
    19669
p23$bs.proforma["Total current liabilities",] <-
    p23$bs.proforma["Accounts payable",] +
    p23$bs.proforma["Notes payable",]
p23$bs.proforma["Long-term debt",] <-
    p23$bs.proforma["Long-term debt",] +
    59008
p23$bs.proforma["Total liabilities",] <-
    p23$bs.proforma["Total current liabilities",] +
    p23$bs.proforma["Long-term debt",]
p23$bs.proforma["Retained earnings",] <-
    p23$bs.proforma["Retained earnings",] +
    p23$is.proforma["Addition to retained earnings",]
p23$bs.proforma["Total equity",] <-
    p23$bs.proforma["Total equity",] +
    p23$is.proforma["Addition to retained earnings",]
p23$bs.proforma["Total liabilities and owners' equity",] <-
    p23$bs.proforma["Total liabilities",] +
    p23$bs.proforma["Total equity",]
pretty(p23$bs.proforma)
p23$bs.proforma["Total liabilities",] / p23$bs.proforma["Total equity",]
p21$bs["Total liabilities",] / p21$bs["Total equity",]
pretty(p23$bs.proforma["Total assets",] -
       p23$bs.proforma["Total liabilities and owners' equity",])
## ---- chunk 57
ls()
